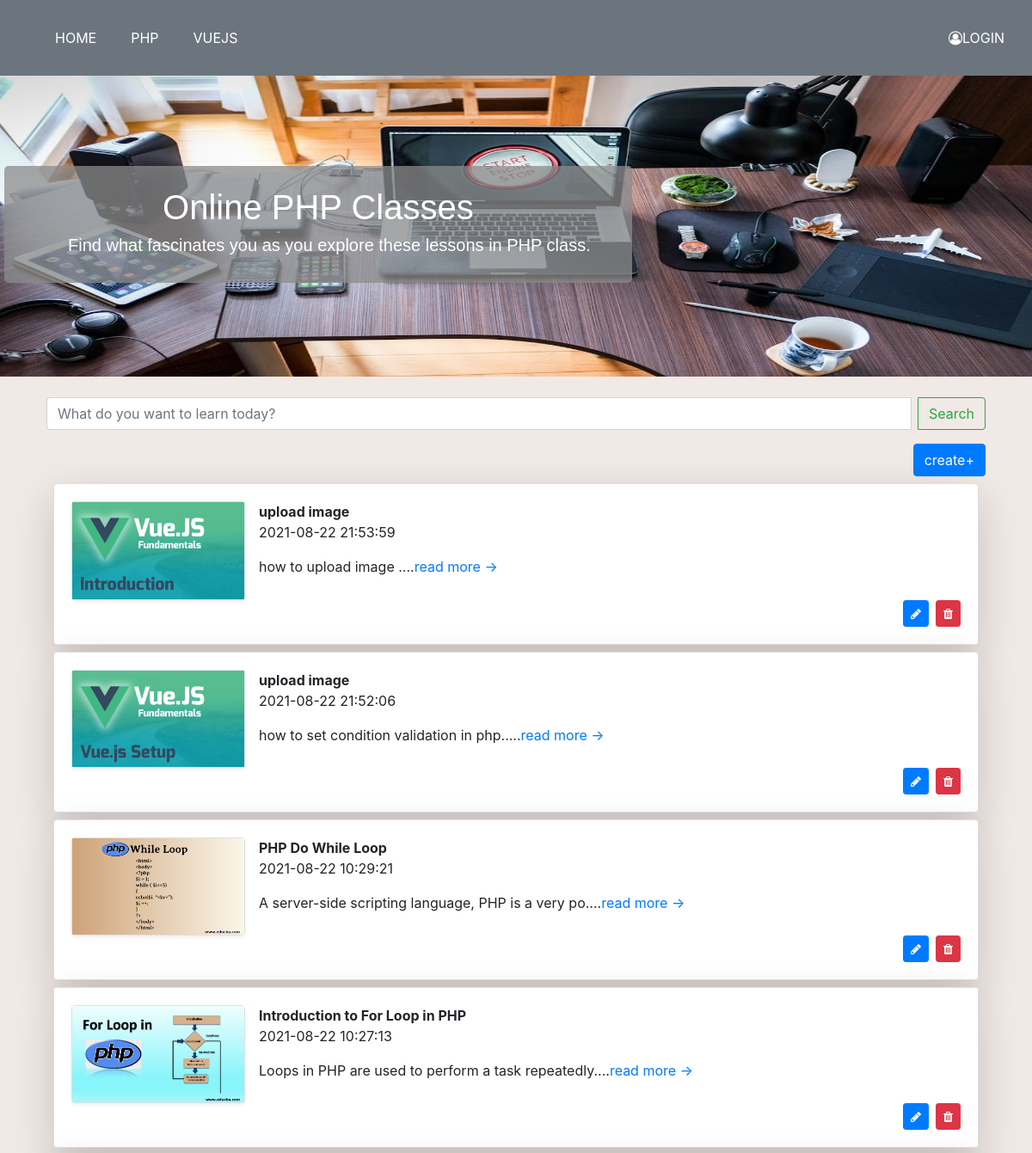
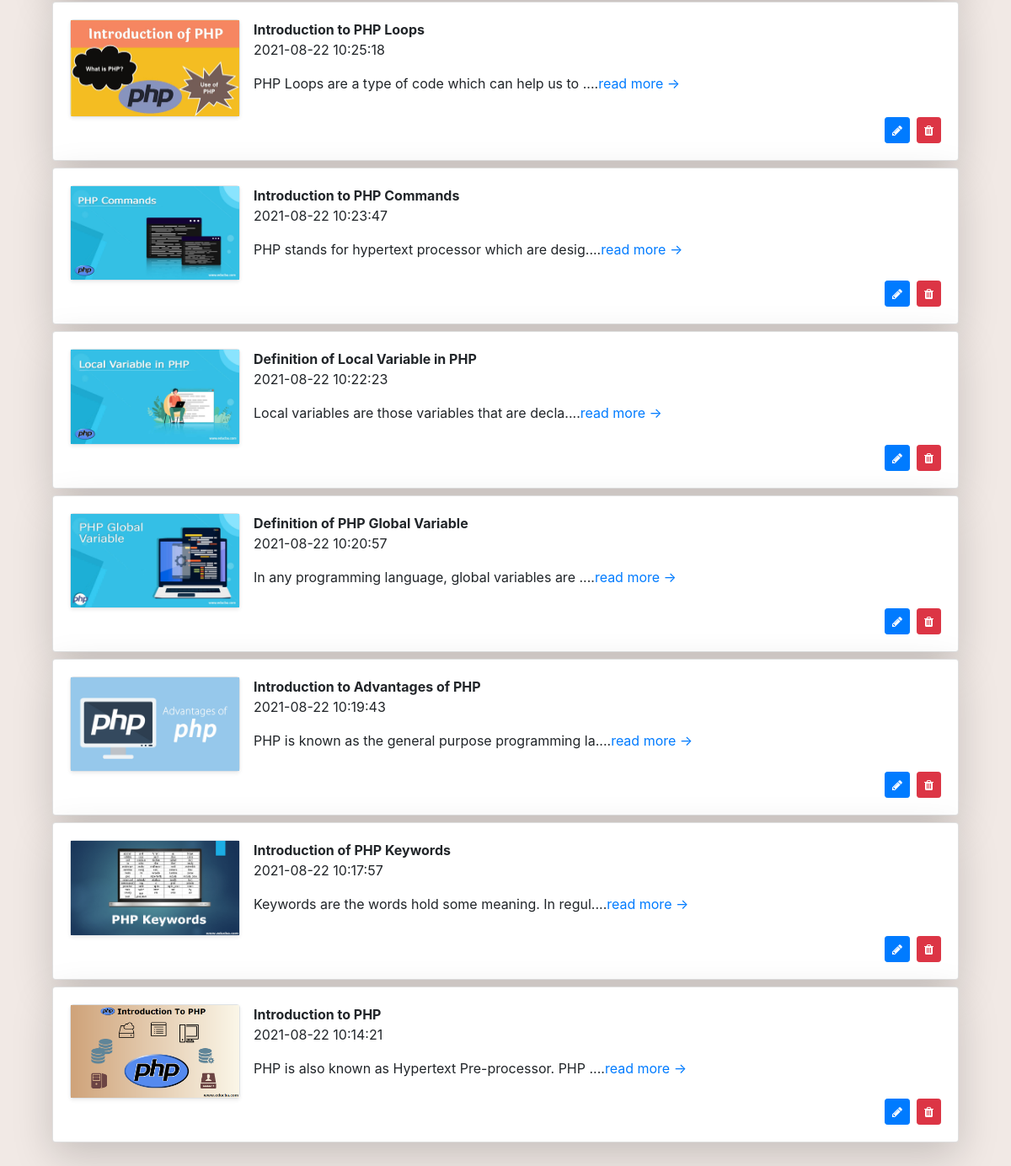
Page /pages/php.php on the committed database (2 pictures, top to bottom).
### tables this page shows
CREATE TABLE `lesson` (
  `lesson_id` int(11) NOT NULL,
  `title` varchar(200) NOT NULL,
  `img` varchar(200) NOT NULL,
  `description` varchar(1000) NOT NULL,
  `date` datetime NOT NULL DEFAULT current_timestamp(),
  `cate_id` int(11) NOT NULL
);

### database/database.php (called while the page is built, shortened)
<?php
    function db(){
        return new mysqli('localhost','root','','project_programing');
    }
    function getAllphp(){
        return db()->query("SELECT *FROM category INNER JOIN lesson ON category.cate_id=lesson.cate_id where category.cate_name='php' ORDER BY lesson_id DESC ");
    }
    function readMore($text,$number){
        return substr($text,0,$number);
    }
?>

### pages/php.php (the view)
<?php
require_once('partial/header.php');
require_once('partial/navbar.php');
?>
<div class="position">
    <div class="head">
        <img src="assets/images/major.jpg" alt=""  width="100%" height="350">
    </div>
    <div class="centered p-4">
        <h1>Online PHP Classes</h1>
        <div class="mr-4" style="margin-left:50px">
            <h5>Find what fascinates you as you explore these lessons in PHP class.</h5>
        </div>
    </div>
</div>
<div class="container p-4">
    <form action="" method="post">
        <div class="input-group mb-3">
            <input type="text" class="form-control mr-sm-2" placeholder="What do you want to learn today?" name="search_php">
            <div class="input-group-append">
                <button class="btn btn-outline-success my-2 my-sm-0" type="submit">Search</button>
            </div>
        </div>
    </form>
    <div class="d-flex justify-content-end">
        <a href="php_page/create_php_html.php" class="btn btn-primary" method="post">create+</a>
    </div>
    <?php
    require_once('database/database.php');
    $list_lesson = "";
    if ($_SERVER['REQUEST_METHOD'] == 'POST') {
        $list_lesson = searchTitle($_POST);
    } else {
        $list_lesson = getAllphp();
    }
    foreach ($list_lesson as $list) :
        $description = readMore($list['description'], 50);
    ?>
        <div class="card m-2 shadow-lg  bg-white rounded">
            <div class="card-body">
                <div class="d-flex ">
                    <div class="card-image mr-3 border shadow-sm  bg-white rounded ">
                        <img width="200" height="200"  src="assets/images/<?=$list['img'] ?>" alt="image" class="img-fluid">
                    </div>
                    <div class="info">
                        <strong class="display-title"><?= $list['title'] ?></strong>
                        <p> <?= $list['date'] ?></p>
                        <p><?= $description ?>....<a href="readMore/detail_php.php?ID=<?= $list['lesson_id'] ?>">read more &#x2192;</a></p>
                    </div>
                </div>
                <div class="action  d-flex justify-content-end ">
                    <a href="php_page/edit_php_html.php?ID=<?= $list['lesson_id'] ?>" class="btn btn-primary btn-sm mr-2"><i class="fa fa-pencil"></i></a>
                    <a href="php_page/delete_php_model.php?ID=<?= $list['lesson_id'] ?>" class="btn btn-danger btn-sm "><i class="fa fa-trash"></i></a>
                </div>
            </div>
        </div>
    <?php endforeach; ?>
</div>

### partial/header.php (shortened to what this page needs)
<!DOCTYPE html>
<html lang="en">
<head>
    <link rel="stylesheet" href="https://maxcdn.bootstrapcdn.com/bootstrap/4.5.2/css/bootstrap.min.css">
    <link rel="stylesheet" href="https://cdnjs.cloudflare.com/ajax/libs/font-awesome/4.7.0/css/font-awesome.min.css">
    <link rel="stylesheet" href="assets/css/style.css">
</head>
<body>

### partial/navbar.php (shortened to what this page needs)
<?php
require_once('header.php');
?>
  <nav class="navbar navbar-expand-lg navbar-light bg-secondary " >
    <div class="collapse navbar-collapse d-flex justify-content-between" id="navbarSupportedContent">
      <ul class="navbar-nav ml-4 ">
        <li class="nav-item ">
          <a class="nav-link text-white" href="?page=home">HOME</a>
        </li>
        <li class="nav-item ml-4">
          <a class="nav-link text-white " href="?page=php">PHP</a>
        </li>
        <li class="nav-item ml-4">
          <a class="nav-link text-white" href="?page=vuejs">VUEJS</a>
        </li>
      </ul>
      <ul class="d-flex justify-content-end pt-3 ">
          <a class="nav-link text-white " href="?page=login"><i class="fa fa-user-circle-o"></i>LOGIN</a>
      </ul>
    </div>
  </nav>

### assets/css/style.css (style rules this page uses)
body { background-color:#F1E9E5; }
.position { position: relative; text-align: center; color:white; font-family: sans-serif; }
.centered { position: absolute; top:30%; left:5px; background-color: rgba(139, 139, 139, 0.75); border-radius:5px; }

### rows in the picture
lesson: img (picture), title "upload image", date "2021-08-22 21:53:59", description "how to upload image"
lesson: img (picture), title "upload image", date "2021-08-22 21:52:06", description "how to set condition validation in php."
lesson: img (picture), title "PHP Do While Loop", date "2021-08-22 10:29:21", description "A server-side scripting language, PHP is a very po"
lesson: img (picture), title "Introduction to For Loop in PHP", date "2021-08-22 10:27:13", description "Loops in PHP are used to perform a task repeatedly"
lesson: img (picture), title "Introduction to PHP Loops", date "2021-08-22 10:25:18", description "PHP Loops are a type of code which can help us to"
lesson: img (picture), title "Introduction to PHP Commands", date "2021-08-22 10:23:47", description "PHP stands for hypertext processor which are desig"
lesson: img (picture), title "Definition of Local Variable in PHP", date "2021-08-22 10:22:23", description "Local variables are those variables that are decla"
lesson: img (picture), title "Definition of PHP Global Variable", date "2021-08-22 10:20:57", description "In any programming language, global variables are"
lesson: img (picture), title "Introduction to Advantages of PHP", date "2021-08-22 10:19:43", description "PHP is known as the general purpose programming la"
lesson: img (picture), title "Introduction of PHP Keywords", date "2021-08-22 10:17:57", description "Keywords are the words hold some meaning. In regul"
lesson: img (picture), title "Introduction to PHP", date "2021-08-22 10:14:21", description "PHP is also known as Hypertext Pre-processor. PHP"
